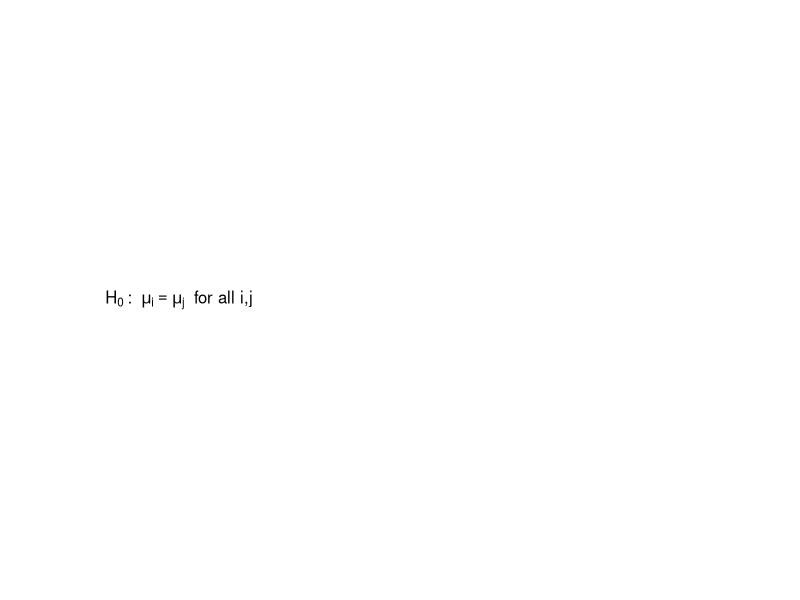
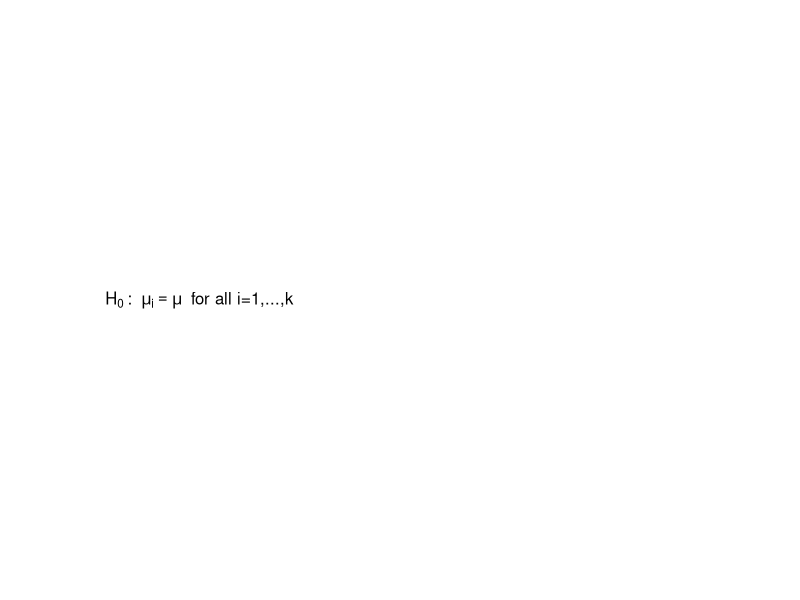

Write the R code that produced these figures, in order.
## ---- chunk 1
h0 <- bquote(H[0] ~ ": " ~ mu[i] == mu[j] ~ " for all i,j")
par(mar=rep(0.1, 4))
plot(0:1, 0:1, axes=FALSE, type="n")
text(0.1, 0.5, h0, adj=0)
## ---- chunk 2
h0 <- bquote(H[0] ~ ": " ~ mu[i] == mu ~ " for all i=1,...,k")
par(mar=rep(0.1, 4))
plot(0:1, 0:1, axes=FALSE, type="n")
text(0.1, 0.5, h0, adj=0)
## ---- chunk 3
mn <- c(
  21.83,
  20.40,
  21.62,
  21.06,
  20.57)

sd <- c(
  1.17,
  1.09,
  1.32,
  1.11,
  0.99)

mse <- mean(sd^2)
ybarbar <- mean(mn)
t <- 5
N <- 20
h <- 2.88
hi <- ybarbar+h*sqrt((t-1)*mse/N)
lo <- ybarbar-h*sqrt((t-1)*mse/N)
